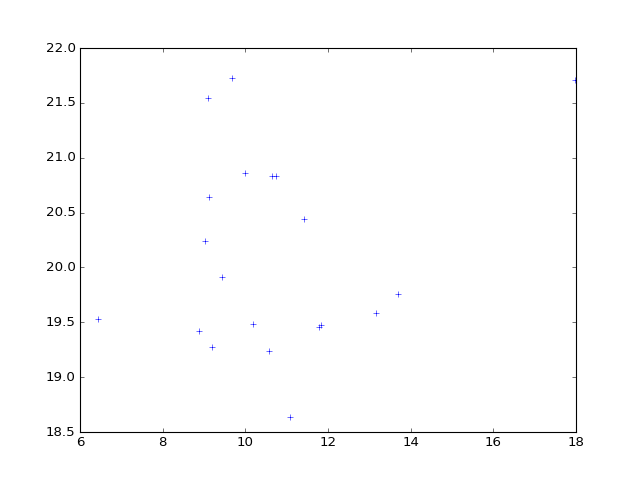

Here is the Python script that generated this plot:
# Make random number generation predictable
np.random.seed(1966)
# Make a fake regressor and data.
n = 20
x = np.random.normal(10, 2, size=n)
y = np.random.normal(20, 1, size=n)
plt.plot(x, y, '+')
# [...]
